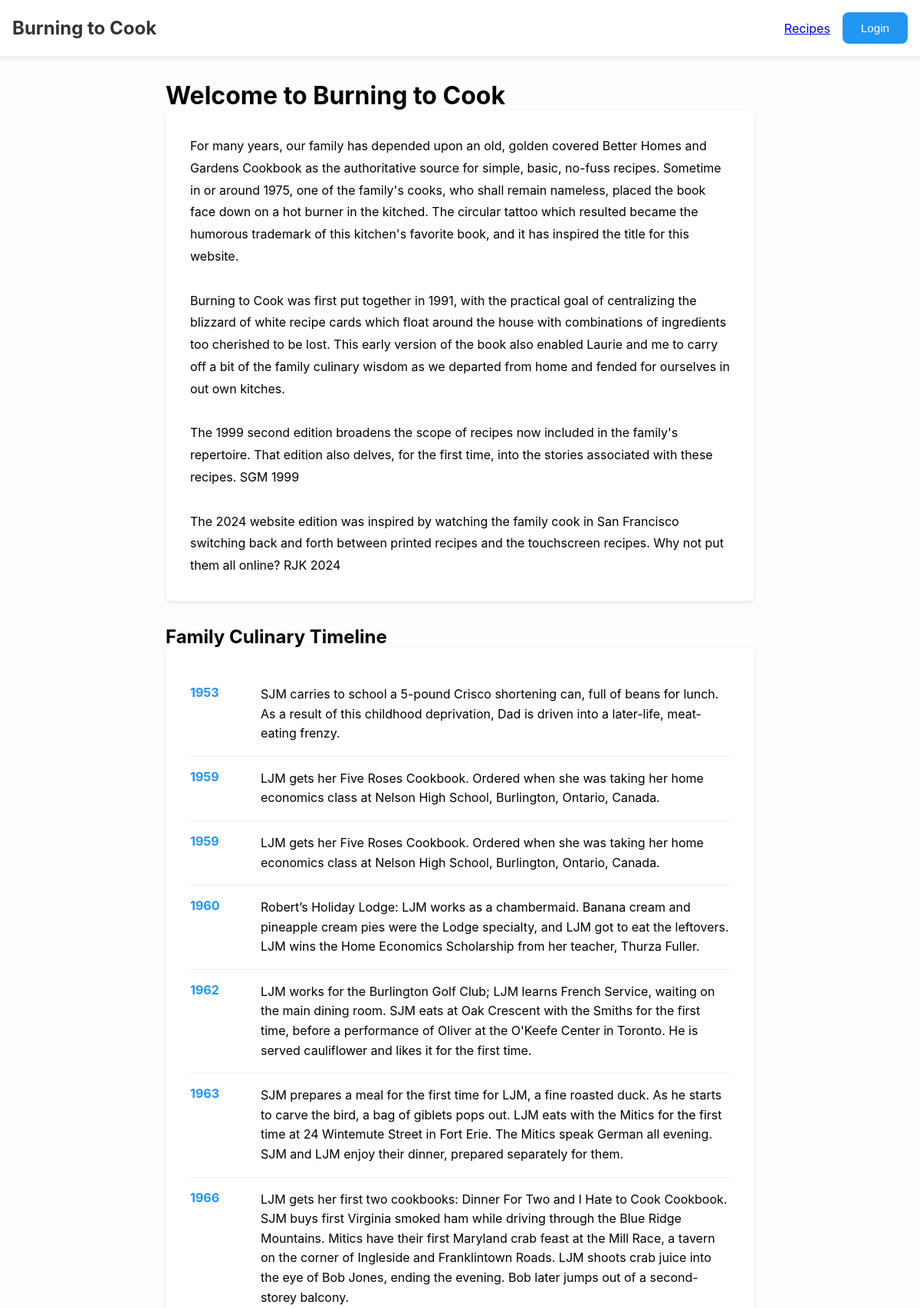
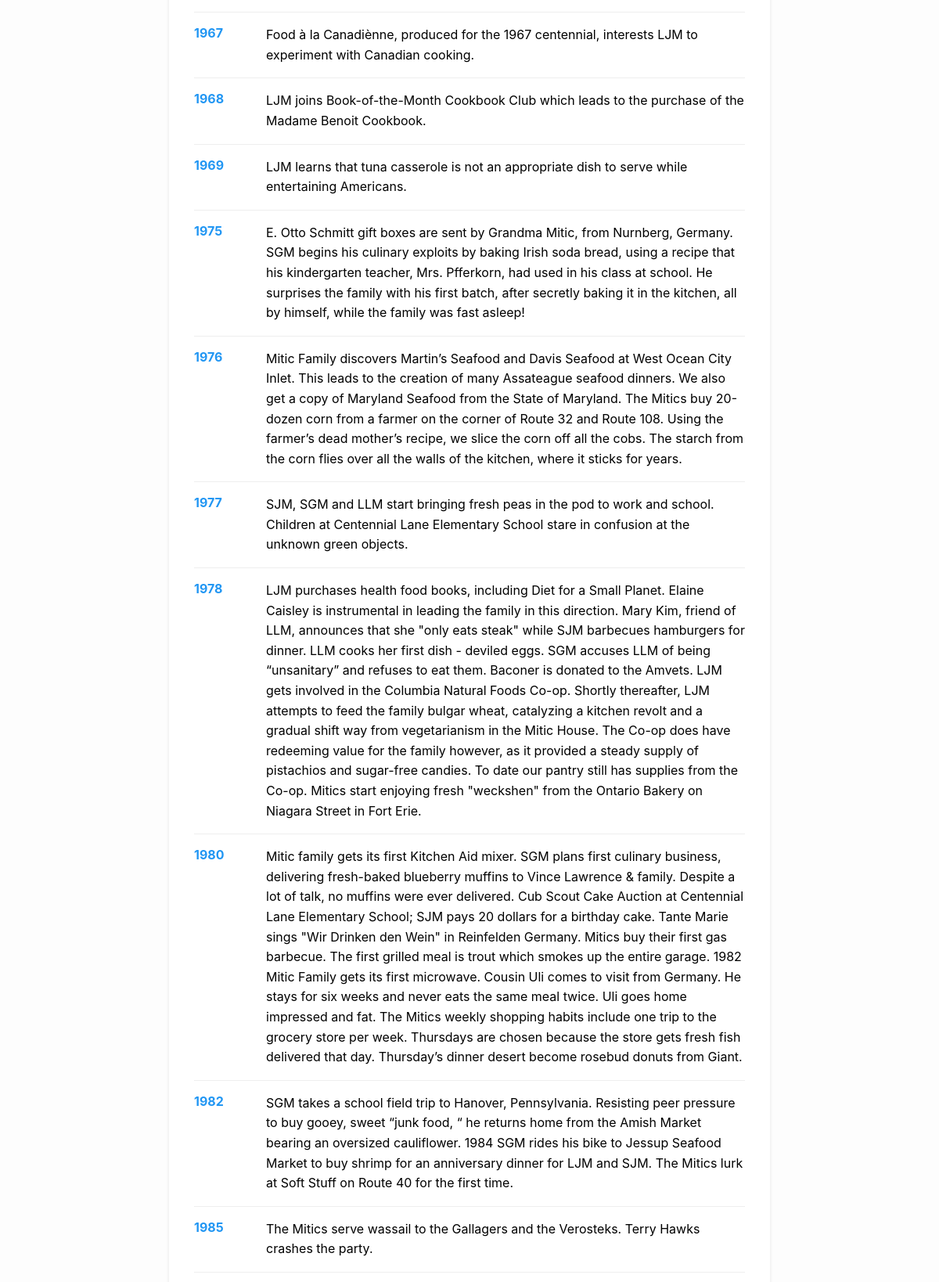
The app's page /introduction.php (upper part) with its own data (2 pictures, top to bottom).
### tables this page shows
CREATE TABLE `introduction` (
  `id` int NOT NULL,
  `title` varchar(100) NOT NULL,
  `content` text NOT NULL,
  `updated_at` timestamp NULL DEFAULT CURRENT_TIMESTAMP ON UPDATE CURRENT_TIMESTAMP
);

CREATE TABLE `timeline_entries` (
  `id` int NOT NULL,
  `year` int NOT NULL,
  `event` text NOT NULL,
  `created_by` int NOT NULL,
  `created_at` timestamp NULL DEFAULT CURRENT_TIMESTAMP
);

### introduction.php (the view, shortened to what this page needs)
<?php
require_once 'config/database.php';
$intro_query = "SELECT * FROM introduction WHERE id = 1";
$intro = $conn->query($intro_query)->fetch_assoc();
$timeline_query = "SELECT t.*, u.username
                  FROM timeline_entries t
                  LEFT JOIN users u ON t.created_by = u.id
                  ORDER BY t.year ASC";
$timeline_entries = $conn->query($timeline_query)->fetch_all(MYSQLI_ASSOC);
?>
<!DOCTYPE html>
<html lang="en">
<head>
    <link rel="stylesheet" href="css/style.css">
</head>
<body>
    <header>
        <nav>
            <div class="logo">
                <a href="index.php">Burning to Cook</a>
            </div>
            <div class="nav-links">
                <a href="index.php">Recipes</a>
                <?php if (isset($_SESSION['user_id'])): ?>
                    <button class="btn btn-primary" onclick="location.href='add_recipe.php'">Add Recipe</button>
                    <button class="btn btn-secondary" onclick="location.href='logout.php'">Logout</button>
                <?php else: ?>
                    <button class="btn btn-primary" onclick="location.href='login.php'">Login</button>
                <?php endif; ?>
            </div>
        </nav>
    </header>
    <main>
        <div class="introduction-content">
            <h1><?php echo htmlspecialchars($intro['title']); ?></h1>
            <div class="intro-text"><?php echo nl2br(htmlspecialchars($intro['content'])); ?></div>
            <h2>Family Culinary Timeline</h2>
            <div class="timeline">
                <?php foreach ($timeline_entries as $entry): ?>
                    <div class="timeline-entry">
                        <div class="timeline-year"><?php echo $entry['year']; ?></div>
                        <div class="timeline-event">
                            <?php echo nl2br(htmlspecialchars($entry['event'])); ?>
                        </div>
                    </div>
                <?php endforeach; ?>
            </div>
        </div>
    </main>
</body>
</html>

### css/style.css (style rules this page uses)
:root { --primary-color: #2196F3; --secondary-color: #4CAF50; --background-color: #f5f5f5; --text-color: #333; }
* { margin: 0; padding: 0; box-sizing: border-box; }
body { margin: 0; padding: 0; font-family: -apple-system, BlinkMacSystemFont, "Segoe UI", Roboto, "Helvetica Neue", Arial, sans-serif; min-height: 100vh; background-size: cover; background-position: center; background-repeat: no-repeat; background-attachment: fixed; position: relative; background-color: var(--background-color); }
body::before { content: ''; position: fixed; top: 0; left: 0; right: 0; bottom: 0; background-color: rgba(255, 255, 255, 0.85); z-index: -1; }
header { background-color: #fff; box-shadow: 0 2px 8px rgba(0,0,0,0.1); padding: 1rem; position: sticky; top: 0; z-index: 1000; }
nav { max-width: 1200px; margin: 0 auto; display: flex; justify-content: space-between; align-items: center; gap: 2rem; }
.logo a { font-size: 1.5rem; text-decoration: none; color: var(--text-color); font-weight: bold; }
.nav-links { display: flex; gap: 1rem; align-items: center; }
.btn { padding: 0.75rem 1.5rem; border: none; border-radius: 8px; cursor: pointer; font-weight: 500; font-size: 0.95rem; transition: all 0.2s ease; }
.btn-primary { background-color: var(--primary-color); color: white; }
.introduction-content { max-width: 800px; margin: 2rem auto; padding: 0 1rem; }
.intro-text { background: white; padding: 2rem; border-radius: 8px; box-shadow: 0 2px 4px rgba(0,0,0,0.1); margin-bottom: 2rem; line-height: 1.8; white-space: pre-wrap; text-indent: 0; }
.timeline { background: white; padding: 2rem; border-radius: 8px; box-shadow: 0 2px 4px rgba(0,0,0,0.1); }
.timeline-entry { display: flex; gap: 2rem; padding: 1rem 0; border-bottom: 1px solid #eee; }
.timeline-year { font-weight: bold; min-width: 60px; color: var(--primary-color); }
.timeline-event { flex: 1; line-height: 1.6; }

### records on screen
introduction: title "Welcome to Burning to Cook", content "For many years, our family has depended upon an old, golden covered Better Homes and Gardens Cookbook as the authoritative source for simple, basic, no-fuss recipes. Sometime in or around 1975, one of the family's cooks, who shall remain nameless, placed the book face down on a hot burner in the kitched. The circular tattoo which resulted became the humorous trademark of this kitchen's favorite book, and it has inspired the title for this website. Burning to Cook was first put together in 1991, with the practical goal of centralizing the blizzard of white recipe cards which float around the house with combinations of ingredients too cherished to be lost. This early version of the book also…"
timeline_entries: year "1953", event "SJM carries to school a 5-pound Crisco shortening can, full of beans for lunch. As a result of this childhood deprivation, Dad is driven into a later-life, meat-eating frenzy."
timeline_entries: year "1959", event "LJM gets her Five Roses Cookbook. Ordered when she was taking her home economics class at Nelson High School, Burlington, Ontario, Canada."
timeline_entries: year "1959", event "LJM gets her Five Roses Cookbook. Ordered when she was taking her home economics class at Nelson High School, Burlington, Ontario, Canada."
timeline_entries: year "1960", event "Robert’s Holiday Lodge: LJM works as a chambermaid. Banana cream and pineapple cream pies were the Lodge specialty, and LJM got to eat the leftovers. LJM wins the Home Economics Scholarship from her teacher, Thurza Fuller."
timeline_entries: year "1962", event "LJM works for the Burlington Golf Club; LJM learns French Service, waiting on the main dining room. SJM eats at Oak Crescent with the Smiths for the first time, before a performance of Oliver at the O'Keefe Center in Toronto. He is served cauliflower and likes it for the first time."
timeline_entries: year "1963", event "SJM prepares a meal for the first time for LJM, a fine roasted duck. As he starts to carve the bird, a bag of giblets pops out. LJM eats with the Mitics for the first time at 24 Wintemute Street in Fort Erie. The Mitics speak German all evening. SJM and LJM enjoy their dinner, prepared separately for them."
timeline_entries: year "1966", event "LJM gets her first two cookbooks: Dinner For Two and I Hate to Cook Cookbook. SJM buys first Virginia smoked ham while driving through the Blue Ridge Mountains. Mitics have their first Maryland crab feast at the Mill Race, a tavern on the corner of Ingleside and Franklintown Roads. LJM shoots crab juice into the eye of Bob Jones, ending the evening. Bob later jumps out of a second-storey balcony."
timeline_entries: year "1967", event "Food à la Canadiènne, produced for the 1967 centennial, interests LJM to experiment with Canadian cooking."
timeline_entries: year "1968", event "LJM joins Book-of-the-Month Cookbook Club which leads to the purchase of the Madame Benoit Cookbook."
timeline_entries: year "1969", event "LJM learns that tuna casserole is not an appropriate dish to serve while entertaining Americans."
timeline_entries: year "1975", event "E. Otto Schmitt gift boxes are sent by Grandma Mitic, from Nurnberg, Germany. SGM begins his culinary exploits by baking Irish soda bread, using a recipe that his kindergarten teacher, Mrs. Pfferkorn, had used in his class at school. He surprises the family with his first batch, after secretly baking it in the kitchen, all by himself, while the family was fast asleep!"
timeline_entries: year "1976", event "Mitic Family discovers Martin’s Seafood and Davis Seafood at West Ocean City Inlet. This leads to the creation of many Assateague seafood dinners. We also get a copy of Maryland Seafood from the State of Maryland. The Mitics buy 20-dozen corn from a farmer on the corner of Route 32 and Route 108. Using the farmer’s dead mother’s recipe, we slice the corn off all the cobs. The starch from the corn flies over all the walls of the kitchen, where it sticks for years."
timeline_entries: year "1977", event "SJM, SGM and LLM start bringing fresh peas in the pod to work and school. Children at Centennial Lane Elementary School stare in confusion at the unknown green objects."
timeline_entries: year "1978", event "LJM purchases health food books, including Diet for a Small Planet. Elaine Caisley is instrumental in leading the family in this direction. Mary Kim, friend of LLM, announces that she \"only eats steak\" while SJM barbecues hamburgers for dinner. LLM cooks her first dish - deviled eggs. SGM accuses LLM of being “unsanitary” and refuses to eat them. Baconer is donated to the Amvets. LJM gets involved in the Columbia Natural Foods Co-op. Shortly thereafter, LJM attempts to feed the family bulgar wheat, catalyzing a kitchen revolt and a gradual shift way from vegetarianism in the Mitic House. The Co-op does have redeeming value for the family however, as it provided a steady supply of pistachios…"
timeline_entries: year "1980", event "Mitic family gets its first Kitchen Aid mixer. SGM plans first culinary business, delivering fresh-baked blueberry muffins to Vince Lawrence & family. Despite a lot of talk, no muffins were ever delivered. Cub Scout Cake Auction at Centennial Lane Elementary School; SJM pays 20 dollars for a birthday cake. Tante Marie sings \"Wir Drinken den Wein\" in Reinfelden Germany. Mitics buy their first gas barbecue. The first grilled meal is trout which smokes up the entire garage. 1982 Mitic Family gets its first microwave. Cousin Uli comes to visit from Germany. He stays for six weeks and never eats the same meal twice. Uli goes home impressed and fat. The Mitics weekly shopping habits include one…"
timeline_entries: year "1982", event "SGM takes a school field trip to Hanover, Pennsylvania. Resisting peer pressure to buy gooey, sweet “junk food, “ he returns home from the Amish Market bearing an oversized cauliflower. 1984 SGM rides his bike to Jessup Seafood Market to buy shrimp for an anniversary dinner for LJM and SJM. The Mitics lurk at Soft Stuff on Route 40 for the first time."
timeline_entries: year "1985", event "The Mitics serve wassail to the Gallagers and the Verosteks. Terry Hawks crashes the party."
